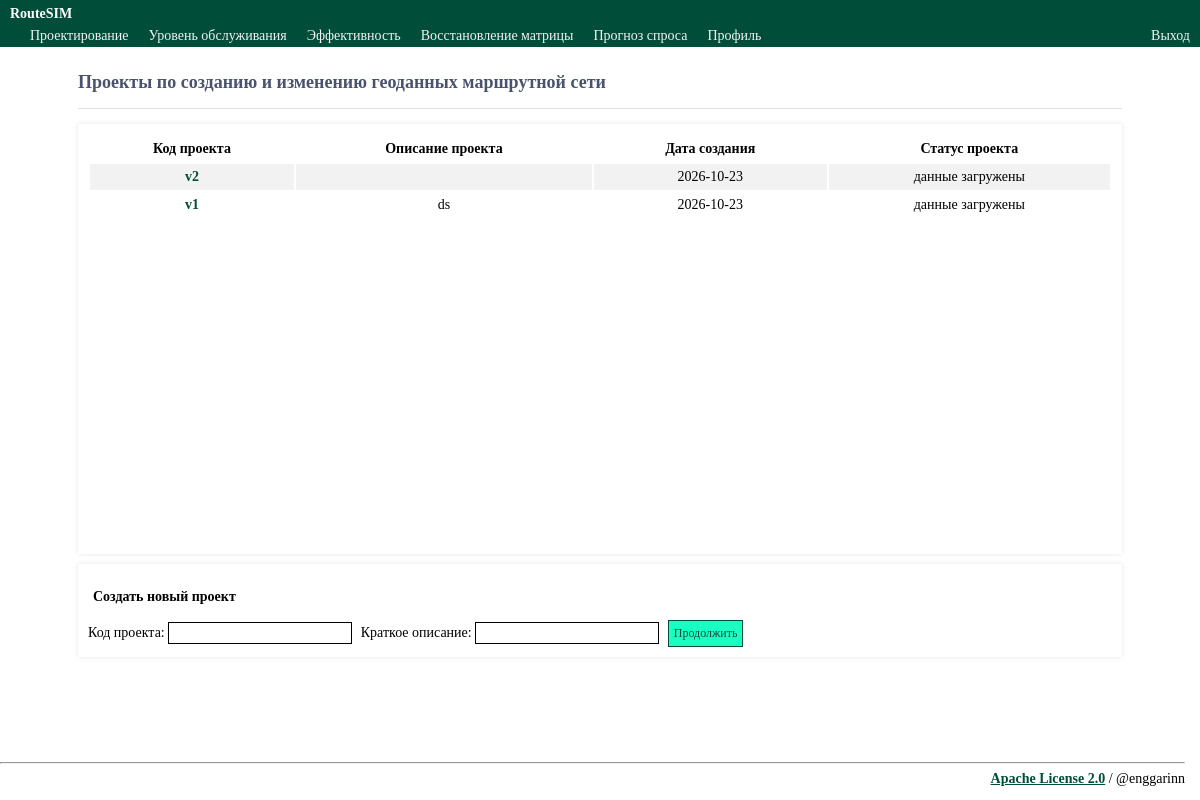
/geo/ (signed in), run on the app's committed database.
### tables this page shows
CREATE TABLE geo_projects (
            id INTEGER PRIMARY KEY AUTOINCREMENT,
            username TEXT NOT NULL,
            proj_name TEXT NOT NULL,
            proj_descr TEXT NOT NULL,
            date_crt DATE NOT NULL,
            status_src INTEGER NOT NULL,
            status_prj INTEGER NOT NULL
        );

CREATE TABLE ref_status_geo_prj (
            id INTEGER PRIMARY KEY AUTOINCREMENT,
            status_prj INTEGER NOT NULL,
            status_name TEXT NOT NULL
        );

### routes.py (the view, shortened to what this page needs)
@app.route('/geo/', methods=['GET', 'POST'])
@_validate_geo_request
def geo_projects():
    headers = ['Код проекта', 'Описание проекта', 'Дата создания', 'Статус проекта']
    if 'loggedin' in session:
        proj_data = models.geo_get_projects(session['username'])
        if len(proj_data) == 0:
            not_filled = 0
        else: not_filled = 1
        proj_names = [name[0] for name in proj_data]
        form = CreateProject()
        return render_template('geo_projects.html', username=session['username'], title="Проектирование", form=form,
                                headers=headers, rows=proj_data, not_filled=not_filled)
    else:
        return redirect(url_for('login'))

### routes.py
class CreateProject(FlaskForm):
    proj_name = StringField(validators=[InputRequired(), Length(min=1, max=9)])
    proj_descr = StringField(validators=[Length(min=0, max=150)])
    submit = SubmitField('Продолжить')

### models.py (called while the page is built)
def get_db_cur():
    conn = sqlite3.connect(
        DB_PATH,
        detect_types=sqlite3.PARSE_DECLTYPES | sqlite3.PARSE_COLNAMES,
    )
    conn.row_factory = sqlite3.Row
    cur = conn.cursor()
    return conn, cur

def geo_get_projects(username):
    conn, cur = get_db_cur()
    cur.execute(
        """SELECT geo_projects.proj_name, geo_projects.proj_descr, geo_projects.date_crt, ref_status_geo_prj.status_name
           FROM geo_projects JOIN ref_status_geo_prj ON geo_projects.status_prj = ref_status_geo_prj.status_prj
           WHERE username = ? ORDER BY geo_projects.id DESC""",
        (username,),
    )
    geo_projects = cur.fetchall()
    cur.close()
    conn.close()
    return geo_projects

### rsim.py (called while the page is built)
@app.before_request
def before_request():
    session.permanent = True
    app.permanent_session_lifetime = timedelta(minutes=60)

### templates/geo_projects.html (shortened to what this page needs)
{% extends 'layout.html' %}
{% block content %}
<h2>Проекты по созданию и изменению геоданных маршрутной сети</h2>
{% if not_filled == 1 %}
<div id="projects_table">
  <table class="table_t1" style="width:100%;">
    <tr>
      {% for col in headers %}
      <th>{{ col }}</th>
      {% endfor %}
    </tr>
    {% for row in rows %}
    <tr>
      {% for col in row %}
        {% if loop.index == 1 %}
          <td><a href="{{ url_for('geo_src_loader', proj_name=col) }}" class="mainlink">{{ col }}</a></td>
        {% else %}
          <td>{{ col }}</td>
        {% endif %}
      {% endfor %}
    </tr>
    {% endfor %}
  </table>
</div>
{% endif %}
<div class="form_t1">
  <form action="" method="post">
    <p style="font-weight: bold;">Создать новый проект</p>
    Код проекта: {{ form.proj_name }}
    Краткое описание: {{ form.proj_descr }}
    {{ form.submit() }}
  </form>
</div>
{% endblock %}

### static/css/style.css (style rules this page uses)
* { box-sizing: border-box; font-family: Calibri; font-size: 14px; -webkit-font-smoothing: antialiased; }
html, body { margin: 0; height: 100%; }
h2 { padding-top: 10px; padding-bottom: 15px; }
.content h2 { font-size: 18px; border-bottom: 1px solid #e0e0e3; color: #4a536e; }
.content > p, .content > div { box-shadow: 0 0 5px 0 rgba(0, 0, 0, 0.1); margin: 10px 0; padding: 10px; background-color: #fff; }
.content > div p { padding: 5px; margin: 0 0 10px 0; }
.form_t1 form { flex-wrap: wrap; justify-content: left; padding-top: 10px; }
.form_t1 form input { display: inline-block; border: 1px solid black; background-color: white; color: black; padding: 2px; margin-right: 5px; font-size: 14px; }
.form_t1 form input[type="submit"] { border: 1px solid #004d39; background-color: #1affc2; color: #004d39; padding: 5px; font-size: 12px; cursor: pointer }
.table_t1 th, td { text-align: left; padding: 5px; text-align: center }
.table_t1 tr:nth-child(even) { background-color: #f2f2f2; }
.mainlink { font-weight: bold; color: #004d39; text-decoration: none; }
#projects_table { height: 430px; overflow-y: auto; }

### data on the page
geo_projects: proj_name "v2", date_crt "2026-10-23"
ref_status_geo_prj: status_name "данные загружены"
geo_projects: proj_name "v1", proj_descr "ds", date_crt "2026-10-23"

### other printed values
{{ col }} "Код проекта" "Описание проекта" "Дата создания" "Статус проекта"
